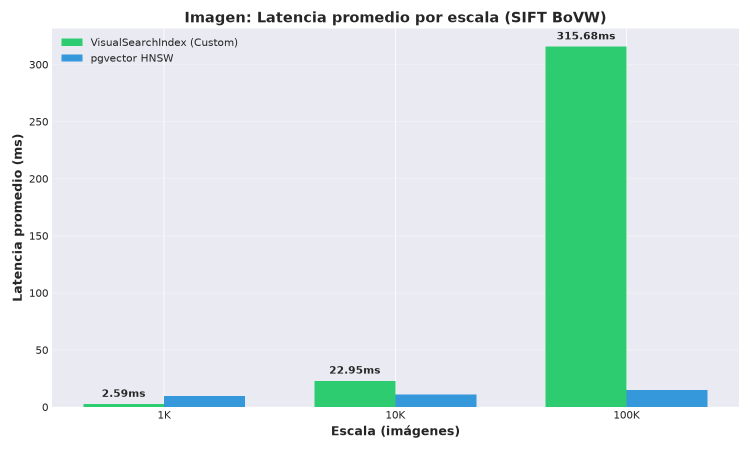
#> input picture experiments/grafica_analisis/image_latency.png, 1500 x 900 px (shown at 1/2 size)
$ python -i bench_image.py   (imports and definitions only)
#> lines starting #> are read from the running program, lines starting #| are printed output that depends on the picture; after the words box and inside, x2 and y2 are one past the last pixel; in counts of white or black regions, pixels touching at a corner belong together
### backend/src/extractor/sift.py
import numpy as np

try:
    import cv2
except ImportError as exc:  # pragma: no cover
    raise ImportError(
        "opencv-contrib-python es requerido para la extracción SIFT. "
        "Instálalo con: pip install opencv-contrib-python"
    ) from exc

from .base import BaseExtractor


class SIFTExtractor(BaseExtractor):
    """Extrae descriptores SIFT de una lista de patches de imagen."""

    DESCRIPTOR_DIM = 128  # fijo por el algoritmo SIFT

    def __init__(
        self,
        n_features: int = 0,
        n_octave_layers: int = 3,
        contrast_threshold: float = 0.04,
        edge_threshold: float = 10.0,
        sigma: float = 1.6,
    ) -> None:
        """
        input:
            n_features: Número máximo de puntos clave a conservar por patch.
                0 significa sin límite (conservar todos).
            n_octave_layers: Número de capas por octava en la pirámide gaussiana.
            contrast_threshold: Filtra puntos clave de bajo contraste.
            edge_threshold: Filtra puntos clave similares a bordes.
            sigma: Sigma de la gaussiana aplicada a la imagen de entrada.
        """
        self._sift = cv2.SIFT_create(
            nfeatures=n_features,
            nOctaveLayers=n_octave_layers,
            contrastThreshold=contrast_threshold,
            edgeThreshold=edge_threshold,
            sigma=sigma,
        )


    # Interfaz BaseExtractor

    def fit(self, data: list) -> "SIFTExtractor":
        """No-op — SIFT no tiene parámetros entrenables. Retorna self."""
        return self

    # [92 lines left out: functions transform, extract, _to_gray, keypoints_and_descriptors, not called in this run]

### experiments/bench_image.py
"""
Fase 4 - Benchmark Imagen (Fashion200K)
Mide latencia, throughput, RAM, I/O y precisión@K del VisualSearchIndex
y compara contra pgvector HNSW (si Docker está disponible).

Uso:
    python experiments/bench_image.py
"""

import json
import sys
import time
import tracemalloc
from collections import Counter
from pathlib import Path

ROOT = Path(__file__).parent.parent
sys.path.insert(0, str(ROOT))

import cv2
import numpy as np
import psutil
from sklearn.cluster import MiniBatchKMeans

from backend.src.extractor.sift import SIFTExtractor
from backend.src.index.visual_search import VisualSearchIndex

DATA_DIR    = Path(__file__).parent / "data"
RESULTS_DIR = Path(__file__).parent / "results"
# [1 line not run here, left out]

N_CLUSTERS       = 100
COLOR_H_BINS     = 12
COLOR_S_BINS     = 4
COLOR_DIM        = COLOR_H_BINS + COLOR_S_BINS
SIFT_W           = 0.6
COLOR_W          = 0.4
N_QUERIES        = 50
K                = 10
CODEBOOK_SAMPLE  = 5_000  # máx imágenes para entrenar KMeans (limita RAM)
EXTRACTOR  = SIFTExtractor()


# [34 lines left out: functions _descriptors_sample, _image_histogram, not called in this run]


def _color_histogram(img: np.ndarray) -> np.ndarray:
    hsv = cv2.cvtColor(img, cv2.COLOR_RGB2HSV)
#> hsv: shape (900, 1500, 3); mean H, S, V 87.7, 25.8, 238.5
    foreground = ~((hsv[:, :, 2] > 230) & (hsv[:, :, 1] < 40))
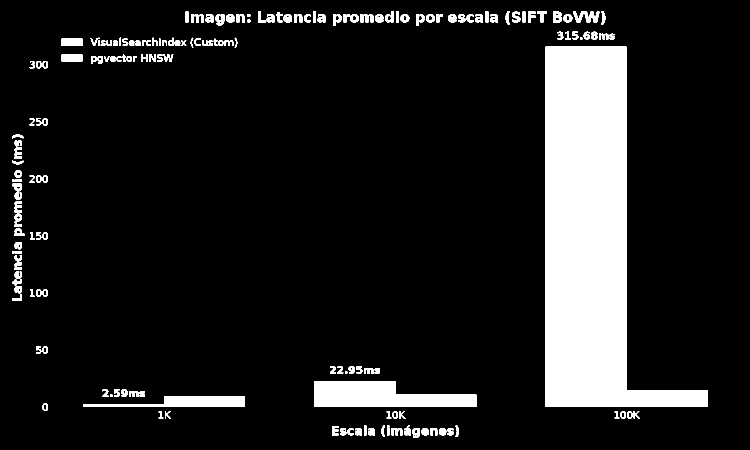
#> foreground: shape (900, 1500) bool (shown at 1/2 size); 12.1% white; 172 white regions, largest, box (x1, y1, x2, y2) and area: (1091, 93, 1415, 814) 122310, (629, 762, 953, 814) 12474, (167, 792, 490, 814) 4530
    if foreground.sum() < 200:
        foreground = np.ones(hsv.shape[:2], dtype=bool)
    h_hist = np.histogram(hsv[:, :, 0][foreground], bins=COLOR_H_BINS, range=(0, 180))[0].astype(np.float32)
#> h_hist = [19003, 0, 0, 0, 126822, 0, 13710, 0, 3243, 0, 0, 0]
    s_hist = np.histogram(hsv[:, :, 1][foreground], bins=COLOR_S_BINS, range=(0, 256))[0].astype(np.float32)
#> s_hist = [22246, 0, 0, 140532]
    hist = np.concatenate([h_hist, s_hist])
#> hist = [19003, 0, 0, 0, 126822, 0, 13710, 0, 3243, 0, 0, 0, 22246, 0, 0, 140532]
    norm = np.linalg.norm(hist)
#> norm = 192061.3
    return hist / norm if norm > 0 else hist


# [205 lines left out: functions _unique_chunk_id, _try_pgvector_search, run_scale, not called in this run]


# [25 lines not run here, left out]

>>> import cv2
>>> picture = cv2.cvtColor(cv2.imread('grafica_analisis/image_latency.png'), cv2.COLOR_BGR2RGB)
>>> result = _color_histogram(picture)
#> result = [0.0989, 0, 0, 0, 0.66, 0, 0.0714, 0, 0.0169, 0, 0, 0, 0.116, 0, 0, 0.732]

$ run again, on experiments/grafica_analisis/audio_precision.png
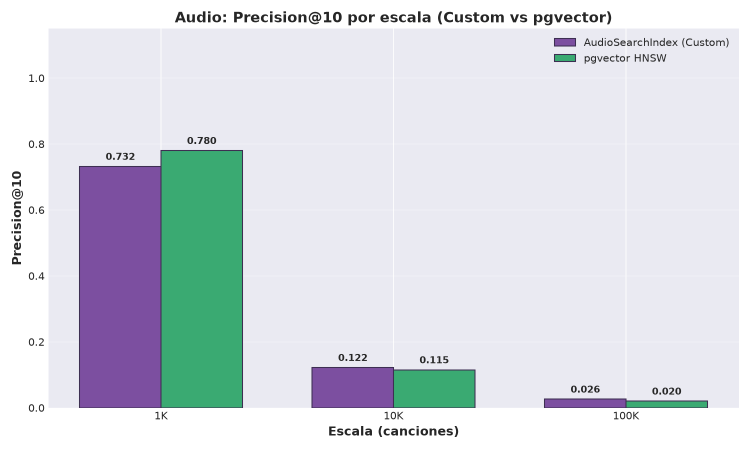
#> input picture experiments/grafica_analisis/audio_precision.png, 1500 x 900 px (shown at 1/2 size)
#> hsv: shape (900, 1500, 3); mean H, S, V 91, 26.5, 230.7
#> in _color_histogram, `foreground = ~((hsv[:, :, 2] > 230) & (hsv[:, :, 1] < 40))`:
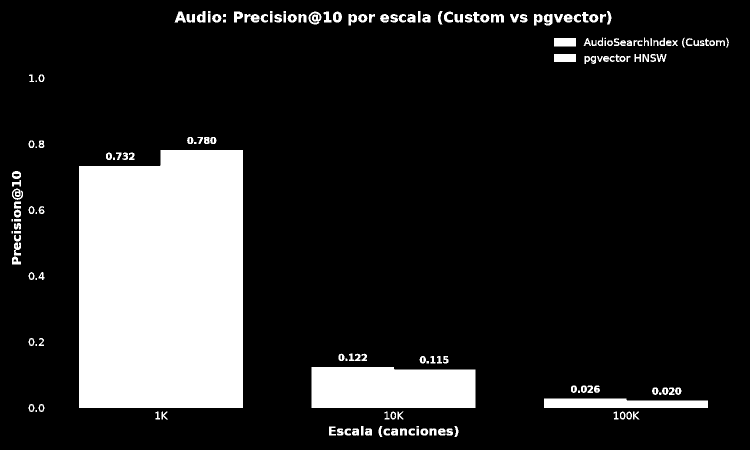
#> foreground: shape (900, 1500) bool (shown at 1/2 size); 16.1% white; 178 white regions (11 under 20 px), largest, box (x1, y1, x2, y2) and area: (158, 300, 486, 816) 164033, (623, 734, 951, 816) 26082, (1088, 797, 1416, 816) 5581
#> h_hist = [17225, 0, 0, 0, 0, 96919, 0, 0, 10310, 93256, 0, 0]
#> s_hist = [20565, 6970, 190175, 0]
#> hist = [17225, 0, 0, 0, 0, 96919, 0, 0, 10310, 93256, 0, 0, 20565, 6970, 190175, 0]
#> norm = 234799.9
#> result = [0.0734, 0, 0, 0, 0, 0.413, 0, 0, 0.0439, 0.397, 0, 0, 0.0876, 0.0297, 0.81, 0]

$ run again, on experiments/grafica_analisis/audio_throughput.png
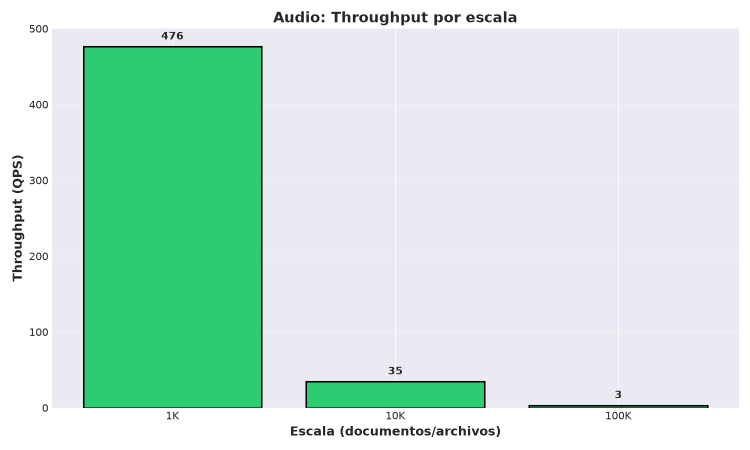
#> input picture experiments/grafica_analisis/audio_throughput.png, 1500 x 900 px (shown at 1/2 size)
#> hsv: shape (900, 1500, 3); mean H, S, V 82.4, 44.5, 233.8
#> in _color_histogram, `foreground = ~((hsv[:, :, 2] > 230) & (hsv[:, :, 1] < 40))`:
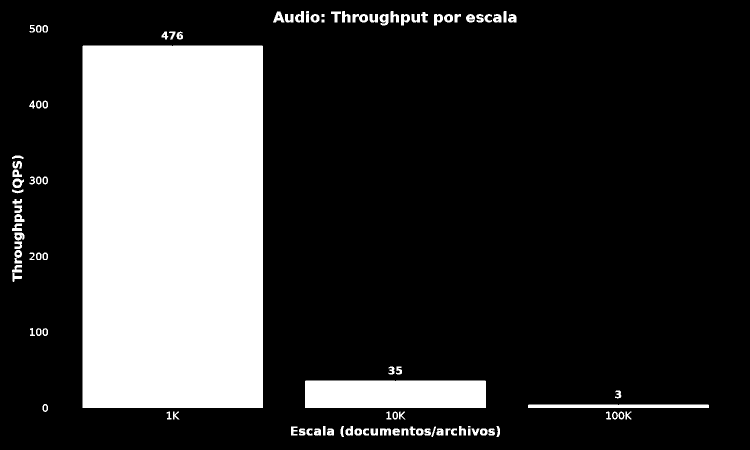
#> foreground: shape (900, 1500) bool (shown at 1/2 size); 22.1% white; 103 white regions (1 under 20 px), largest, box (x1, y1, x2, y2) and area: (165, 91, 526, 816) 261721, (610, 761, 972, 816) 19906, (1056, 809, 1418, 816) 2530
#> h_hist = [23033, 0, 0, 0, 272568, 0, 0, 0, 3000, 0, 0, 0]
#> s_hist = [26033, 0, 0, 272568]
#> hist = [23033, 0, 0, 0, 272568, 0, 0, 0, 3000, 0, 0, 0, 26033, 0, 0, 272568]
#> norm = 387045
#> result = [0.0595, 0, 0, 0, 0.704, 0, 0, 0, 0.00775, 0, 0, 0, 0.0673, 0, 0, 0.704]

$ run again, on experiments/grafica_analisis/comparison_all_latency.png
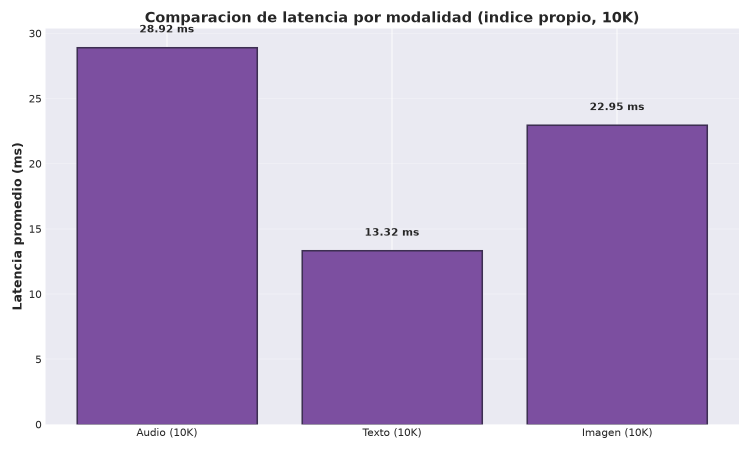
#> input picture experiments/grafica_analisis/comparison_all_latency.png, 1500 x 900 px (shown at 1/2 size)
#> hsv: shape (900, 1500, 3); mean H, S, V 105.3, 61.7, 203.6
#> in _color_histogram, `foreground = ~((hsv[:, :, 2] > 230) & (hsv[:, :, 1] < 40))`:
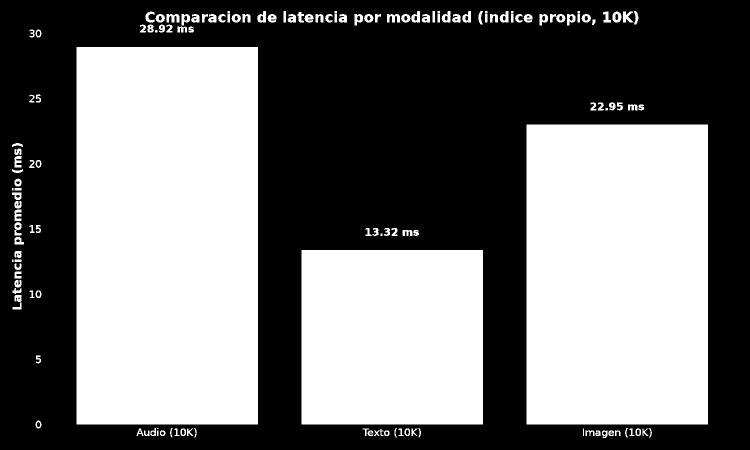
#> foreground: shape (900, 1500) bool (shown at 1/2 size); 47.2% white; 145 white regions (3 under 20 px), largest, box (x1, y1, x2, y2) and area: (153, 94, 516, 849) 274065, (1053, 249, 1416, 849) 217800, (603, 500, 966, 849) 126687
#> h_hist = [17437, 0, 0, 0, 0, 0, 0, 0, 15558, 604044, 0, 0]
#> s_hist = [18487, 14520, 604032, 0]
#> hist = [17437, 0, 0, 0, 0, 0, 0, 0, 15558, 604044, 0, 0, 18487, 14520, 604032, 0]
#> norm = 854881.6
#> result = [0.0204, 0, 0, 0, 0, 0, 0, 0, 0.0182, 0.707, 0, 0, 0.0216, 0.017, 0.707, 0]
